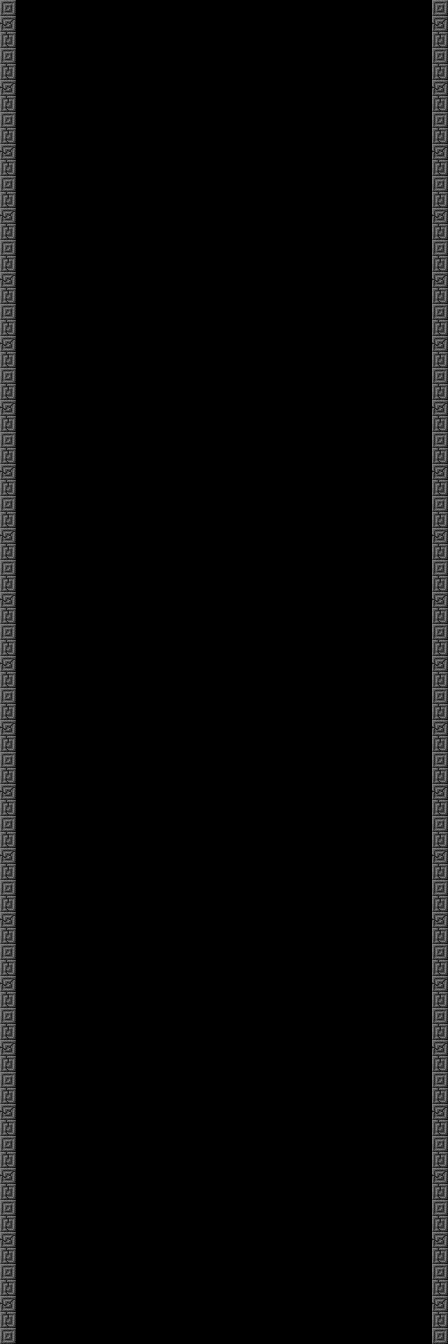

Rendered tile map (Tiled .tmx) drawn with the repository's tilesets; below, a short description and the map source with its tile grids summarised:
An orthogonal 112x336 tile map with 4x4 px tiles, 1 tile layer (Tile Layer 1) and 5 objects.

<map version="1.0" orientation="orthogonal" renderorder="right-down" width="112" height="336" tilewidth="4" tileheight="4" nextobjectid="1">
 <tileset firstgid="1" name="upwell" tilewidth="16" tileheight="16" tilecount="360" columns="15">
  <image source="../../upwell/Assets/SpritesAndAnimations/Platforms/tiles.png" width="240" height="384" />
  <tile id="0">
   <objectgroup draworder="index">
    <object id="1" x="0" y="0" width="16" height="16" />
   </objectgroup>
  </tile>
  <tile id="31">
   <objectgroup draworder="index">
    <object id="1" x="0" y="0" width="16" height="16" />
   </objectgroup>
  </tile>
  <tile id="32">
   <objectgroup draworder="index">
    <object id="1" x="0" y="0" width="16" height="16" />
   </objectgroup>
  </tile>
  <tile id="33">
   <objectgroup draworder="index">
    <object id="1" x="0" y="0" width="16" height="16" />
   </objectgroup>
  </tile>
  <tile id="46">
   <objectgroup draworder="index">
    <object id="1" x="0" y="0" width="16" height="16" />
   </objectgroup>
  </tile>
 </tileset>
 <layer name="Tile Layer 1" width="112" height="336">
  <data>[37632 cells, 168 non-empty, 3 distinct tile ids]</data>
 </layer>
</map>
